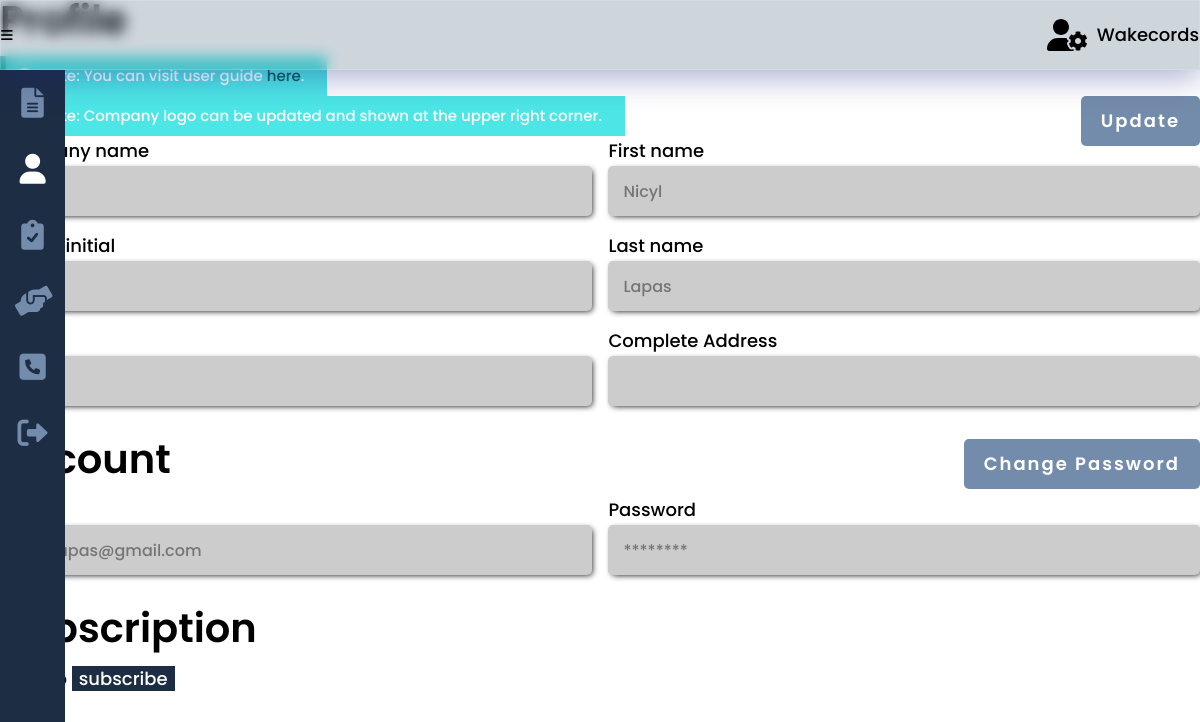
Screenshot of /profile.php (signed in) with the database file from the repository.
### tables this page shows
CREATE TABLE `provider` (
  `provider_id` int(8) NOT NULL,
  `provider_logo` varchar(100) NOT NULL,
  `provider_company` varchar(25) NOT NULL,
  `provider_desc` varchar(200) NOT NULL,
  `provider_fname` varchar(25) NOT NULL,
  `provider_mi` char(1) NOT NULL,
  `provider_lname` varchar(25) NOT NULL,
  `provider_type` varchar(15) NOT NULL,
  `provider_phone` varchar(11) NOT NULL,
  `provider_address` varchar(300) NOT NULL,
  `provider_email` varchar(50) NOT NULL,
  `provider_pass` varchar(100) NOT NULL
);

### others/db.php (called while the page is built, shortened)
<?php
	class DB
	{
		static $hostname = "localhost";
		static $dbname = "wakecords";
		static $username  = "root";
		static $password = "";
		public static function query($sql, $params=array(), $transactType)
		{
			$rows = array();
			try
			{
				$db = new PDO("mysql:host=". self::$hostname ."; dbname=". self::$dbname,  self::$username,  self::$password);
				$db->setAttribute(PDO::ATTR_ERRMODE, PDO::ERRMODE_EXCEPTION);
				$cmd = $db->prepare($sql);
				$cmd->execute($params);
				if($transactType == "READ")
					$rows = $cmd->fetchAll();
				else
					$rows = $db->lastInsertId();
			}
			catch(PDOException $e)
			{
				echo $e->getMessage();
			}
			return $rows;
		}
	}

### profile.php (the view, shortened to what this page needs)
<?php
	include("others/functions.php");
	include("others/head.php");
	$user = current_user();
?>
<body>
	<div class="container">
		<?php include("others/header.php"); ?>
		<div class="banner">
			<?php
			include("others/sidebar.php"); ?>
			<section class="banner-con">
				<div class="wrapper">
					<div class="banner-div">
						<h2>Profile</h2>
						<?php
						if(user_type() != "admin"){
							echo messaging("notify", "Note: You can visit user guide <a href='user_guide.php'>here</a>.");
						}
						?>
						<a class="btn btn-link-absolute" href="edit_profile.php">Update</a>
						<?php
						if(isset($_SESSION['provider']))
							messaging("notify", "Note: Company logo can be updated and shown at the upper right corner.");
						?>
						<form class="profile" method="post">
							<?php
								if(user_type() != "admin"){
									if(user_type() == "provider"){
										echo "
										<div>
											<label for='label-name'>Company name</label>
											<input type='text' id='label-name' placeholder='".$user["provider_company"]."' disabled>
										</div>
										";
									}
							?>
							<div>
								<label>First name</label>
								<input type="text" placeholder="<?php echo (user_type() == 'seeker')?$user['seeker_fname']:$user['provider_fname']; ?>" disabled>
							</div>
							<div>
								<label>Middle initial</label>
								<input type="text" placeholder="<?php echo (user_type() == 'seeker')?$user['seeker_mi']:$user['provider_mi']; ?>" disabled>
							</div>
							<div>
								<label>Last name</label>
								<input type="text" placeholder="<?php echo (user_type() == 'seeker')?$user['seeker_lname']:$user['provider_lname']; ?>" disabled>
							</div>
							<div>
								<label>Phone</label>
								<input type="text" placeholder="<?php echo (user_type() == 'seeker')?$user['seeker_phone']:$user['provider_phone']; ?>" disabled>
							</div>
							<div>
								<label>Complete Address</label>
								<input type="text" placeholder="<?php echo (user_type() == 'seeker')?$user['seeker_address']:$user['provider_address']; ?>" disabled>
							</div>
							<?php
								}
							?>
						</form>
					</div>
					<div class="banner-div no-padding-top">
						<h2>Account</h2>
						<div class="links">
							<a class="btn margin-inline-0" href="change_pass.php">Change Password</a>
						</div>
						<form class="profile" method="post">
							<?php
							if(user_type() != "admin"){
							?>
							<div>
								<label>Email</label>
								<input type="text" placeholder="<?php echo (user_type() == 'seeker')?$user['seeker_email']:$user['provider_email']; ?>" disabled>
							</div>
							<?php
							}
							?>
							<div>
								<label>Password</label>
								<input type="text" placeholder="********" disabled>
							</div>
						</form>
					</div>
					<?php
					if(user_type() != "admin"){ ?>
						<?php
						$status = user_status();
						?>
					<?php
					}
					if(user_type() == "provider" && $status == "verified"){
					?>
					<div class="banner-div no-padding-top" id="subscription" style="padding-top:var(--size-6);">
						<?php
						if(is_subscribed()){
							$subs = read("subscription", ["provider_id"], [$_SESSION['provider']]);
							if(count($subs) > 0){
								$latest_sub = $subs[count($subs)-1];
								if(date("Y-m-d") >= date("Y-m-d", strtotime($latest_sub['subs_duedate']))){
									echo "<h2>Subscription <mark class='btn status type' style='background-color:var(--red);'>expired</mark></h2>";
									not_subs($_SESSION['subs_desc']);
								}
								else
									echo "<h2>Subscription <mark class='btn status type'>".subscription()."</mark></h2>";
								echo "
								<div class='hr full-width' style='margin-top:10px;margin-bottom:20px;'></div>
								<div class='banner-ratings profile-lists'>
									<div class='list' >
										<div>Start Date</div>
										<div>Expiry Date</div>
										<div>Paid</div>
									</div>
								";
								foreach($subs as $result){
									echo "
									<div class='list data' style='margin-bottom:0;'>
										<div>".date("M j, Y", strtotime($result['subs_startdate']))."</div>
										<div>".date("M j, Y", strtotime($result['subs_duedate']))."</div>
										<div>₱ ".number_format($result['subs_cost'],2,'.',',')."</div>
									</div>
									";
								}
								echo "</div>";
							}
						}
						else {
							echo "<h2>Subscription</h2>";
						}
						?>
					</div>
					<?php
					}
					?>
				</div>
			</section>
		</div>
	</div>
</body>
</html>

### css/style.css (style rules this page uses)
:root { --dark-blue:#0d1321; --light-blue:#1d2d44; --pale-blue:#3e5c76; --light-gray:#748cab; --gray: #ccc; --peach:#f0ebd8; --header-height:70px; --red: hsl(0,100%,40%); --green: hsl(133, 75%, 30%); --blue: hsl(180, 75%, 40%); --em-1: 1em; --rem-1: 1rem; --box-shadow: 2px 2px 6px -2px #000; }
* { padding:0;margin:0;box-sizing:border-box;resize:none;outline:none;border:none;text-decoration:none;list-style:none; }
body { font:500 18px/30px Poppins,sans-serif; }
.wrapper { width:100%;margin:0 auto 0 0;padding:0 var(--size-3) var(--size-8) var(--size-11); }
section, main { padding:100px 0;background:#fff; }
h1,h2 { line-height:100%;margin-bottom:40px;position:relative; }
h2 { margin-bottom:var(--rem-1); }
h2 { font-size:40px;font-weight:600; }
input, input:not([type="checkbox"]):not([type="radio"]), textarea, select { display:block;width:100%;height:50px;border-radius:5px;padding-inline:15px;font:500 16px/30px Poppins,sans-serif;resize:none;margin-bottom:15px;box-shadow:var(--box-shadow); }
input:disabled, input.readonly { background-color:var(--gray); }
.btn { display:inline-block;width:fit-content;background:var(--light-gray);color:#fff;text-align:center;text-decoration:none;letter-spacing:2px;margin-right:25px;font:600 18px/20px Poppins,sans-serif;padding:15px 20px;border-radius:5px; }
.margin-inline-0 { margin-inline:0; }
.note.blue a { color:hsl(180, 75%, 20%); }
.banner-con { width:100%;padding:0; }
.banner-div { height:100%;padding-top:var(--size-11);position:relative;margin-bottom:var(--em-1); }
.banner-div.no-padding-top { padding-top:0;margin-top:var(--size-4); }
.banner-div form.profile, .checkbox { display:flex;justify-content:space-between;flex-wrap:wrap;position:relative;padding-bottom:var(--size-3); }
.banner-div form.profile > div { width:49.3%;margin-bottom:15px; }
.banner-div form.profile > div input, .banner-div form.profile > div textarea, .banner-div form.profile > div select { margin-bottom:0; }
.links { position:absolute;inset:0 0 auto auto; }
.btn.btn-link-absolute { position:absolute;top:var(--size-11);right:0;margin-inline:0; }

### rows the page displays
provider: provider_fname "Nicyl", provider_lname "Lapas", provider_email "nicyllapas@gmail.com"

### other values shown
$msg "Note: You can visit user guide here . Note: Company logo can be updated and shown at the upper right corner."
